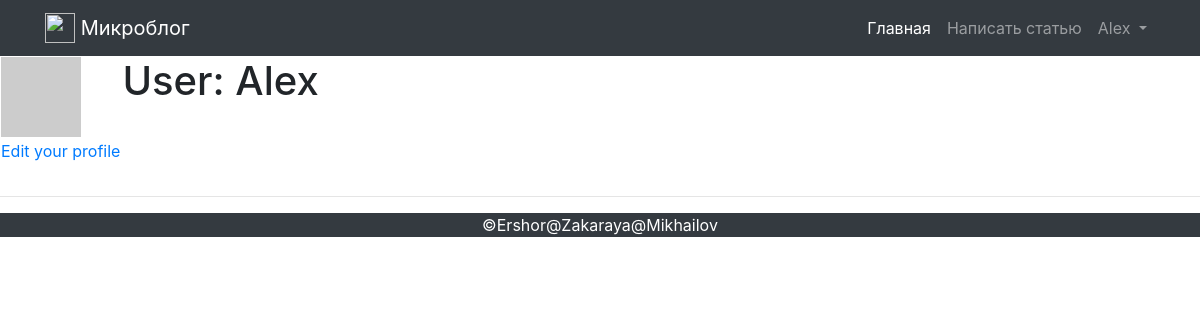
The app's page /user/Alex (signed in), older data.
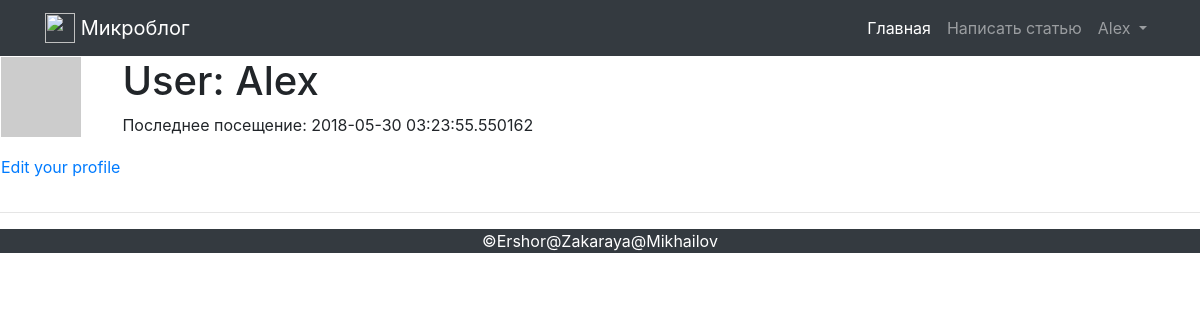
The same page, newer data.
### app/models.py (models this page shows, shortened)
class PaginatedAPIMixin(object):
    @staticmethod
    def to_collection_dict(query, page, per_page, endpoint, **kwargs):
        resources = query.paginate(page, per_page, False)
        data = {
            'items': [item.to_dict() for item in resources.items],
            '_meta': {
                'offset': page,
                'count': per_page,
                'total_pages': resources.pages,
                'total_items': resources.total
            },
            '_links': {
                'self': url_for(endpoint, offset=page, count=per_page,
                                **kwargs),
                'next': url_for(endpoint, offset=page + 1, count=per_page,
                                **kwargs) if resources.has_next else None,
                'prev': url_for(endpoint, offset=page - 1, count=per_page,
                                **kwargs) if resources.has_prev else None
            }
        }
        return data

class User(PaginatedAPIMixin, UserMixin, db.Model):
    id = db.Column(db.Integer, primary_key=True)
    username = db.Column(db.String(64), index=True, unique=True)
    email = db.Column(db.String(120), index=True, unique=True)
    password_hash = db.Column(db.String(128))
    posts = db.relationship('Post', backref='author', lazy='dynamic')
    about_me = db.Column(db.String(140))
    last_seen = db.Column(db.DateTime, default=datetime.utcnow)
    token = db.Column(db.String(32), index=True, unique=True)
    token_expiration = db.Column(db.DateTime)
    def avatar(self, size):
        digest = md5(self.email.lower().encode('utf-8')).hexdigest()
        return 'https://www.gravatar.com/avatar/{}?d=identicon&s={}'.format(digest, size)
    def __repr__(self):
        return self.username

### app/routes.py (the view)
@app.route('/user/<username>')
@login_required
def user(username):
    user = User.query.filter_by(username=username).first_or_404()
    return render_template('user.html', user=user, posts=user.posts)

### app/models.py (called while the page is built)
@login.user_loader
def load_user(uid):
    return User.query.get(int(uid))

### app/routes.py (called while the page is built)
@app.before_request
def before_request():
    if current_user.is_authenticated:
        current_user.last_seen = datetime.utcnow()
        db.session.commit()

### app/templates/user.html (shortened to what this page needs)
{% extends 'base.html' %}
{% block content %}
    <table>
        <tr valign="top">
            <td><img src="{{ user.avatar(128) }}"></td>
            <td>
                <h1>User: {{ user.username }}</h1>
                {% if user.last_seen %}
                    <p>
                        Последнее посещение: {{ user.last_seen }}
                    </p>
                {% endif %}
            </td>
        </tr>
        <tr>
            <td>
            {% if user == current_user %}
                <p>
                    <a href="{{ url_for('edit_profile') }}">Edit your profile</a>
                </p>
            {% endif %}
            </td>
        </tr>
    </table>
    <hr>
{% endblock %}

### app/templates/base.html (shortened to what this page needs)
<!DOCTYPE html>
<html lang="en">
<head>
    <link rel="stylesheet" href="https://maxcdn.bootstrapcdn.com/bootstrap/4.0.0/css/bootstrap.min.css">
    <link rel="stylesheet" href="https://maxcdn.bootstrapcdn.com/font-awesome/4.4.0/css/font-awesome.min.css">
    <link rel="stylesheet" href="{{ url_for('static', filename = 'css/index.css') }}">
</head>
<body>
    <nav class="navbar navbar-expand-lg navbar-dark bg-dark fixed-top">
        <div class="container">
            <a class="navbar-brand" href="/">
            <img src="https://v4-alpha.getbootstrap.com/assets/brand/bootstrap-solid.svg" width="30" height="30" class="d-inline-block align-top" alt="">
            Микроблог</a>
            <div class="collapse navbar-collapse" id="navbarResponsive">
                <nav class="navbar navbar-expand-sm bg-dark navbar-dark">
                </nav>
                <ul class="navbar-nav ml-auto">
                    <li class="nav-item active">
                        <a class="nav-link" href="{{url_for('index')}}">
                        Главная
                    </a>
                    </li>
                    {% if current_user.is_anonymous %}
                    <li class="nav-item">
                        <a class="nav-link" href="{{ url_for('login') }}"><span class="glyphicon glyphicon-user"></span>Логин</a>
                    </li>
                    <li class="nav-item">
                        <a class="nav-link" href="{{ url_for('register') }}">Регистрация</a>
                    </li>
                    {% else %}
                    <li class="nav-item">
                        <a class="nav-link" href="{{url_for('add_post')}}">Написать статью</a>
                    </li>
                    <li class="dropdown nav-item">
                        <a class="dropdown-toggle nav-link" data-toggle="dropdown" href="">
                            {{ current_user }}
                        </a>
                    </li>
                    {% endif %}
                </ul>
            </div>
        </div>
    </nav>
    {% block content %}
    {% endblock %}
    <footer class="bg-dark footer">
		<div class="container1 text-center">
			<span class="text-white">&copy;Ershor@Zakaraya@Mikhailov</span>
		</div>
	</footer>
</body>
</html>

### app/static/css/index.css (style rules this page uses)
body { padding-top: 54px; }
@media (min-width: 992px) { body { padding-top: 56px; } }

Row changes from the older to the newer data that the page shows:
changed User "Alex": last_seen (not shown) → "2018-05-30 03:23:55.550162"
Text that changed along with them:
text now shown: "Последнее посещение:"
